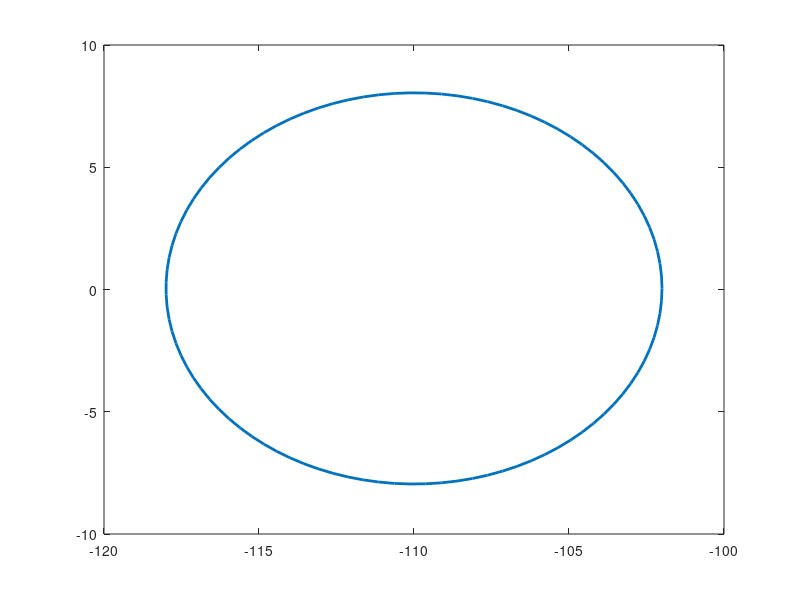

Source code (MATLAB): (Note: this script raises an error after producing the figure.)
R = 8;
theta = linspace(0, 2*pi, 100);
xlabel('x')
ylabel('y')
circles = [];
for i = -150:8:150
    x = i + R*cos(theta);
    y = sin(i) + R*sin(theta);
    c = plot(x, y, 'LineWidth', 2);
    circles = [circles c];
    if length(circles) > 5
        delete(circles(1));
        #circles(1) = [];
    end
    drawnow;
    axis([-150 150 -40 40]);
    pause(0.5);
end

